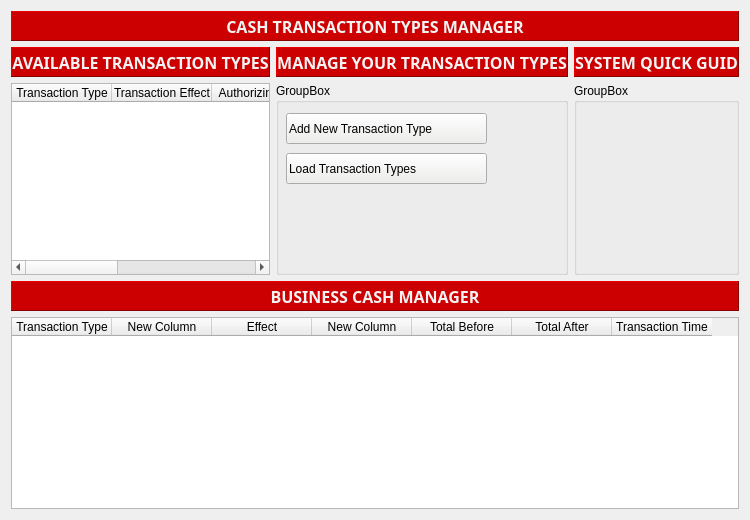
            <widget class="QWidget" name="pageTransactions">
             <layout class="QGridLayout" name="gridLayout_17">
              <item row="0" column="0">
               <layout class="QVBoxLayout" name="verticalLayout_21">
                <item>
                 <layout class="QVBoxLayout" name="verticalLayout_20">
                  <item>
                   <widget class="QLabel" name="label">
                    <property name="minimumSize">
                     <size>
                      <width>0</width>
                      <height>30</height>
                     </size>
                    </property>
                    <property name="maximumSize">
                     <size>
                      <width>16777215</width>
                      <height>30</height>
                     </size>
                    </property>
                    <property name="font">
                     <font>
                      <family>Waree</family>
                      <pointsize>12</pointsize>
                      <weight>75</weight>
                      <bold>true</bold>
                     </font>
                    </property>
                    <property name="styleSheet">
                     <string notr="true">background-color: rgb(204, 0, 0);
color: rgb(243, 243, 243);</string>
                    </property>
                    <property name="frameShape">
                     <enum>QFrame::Panel</enum>
                    </property>
                    <property name="frameShadow">
                     <enum>QFrame::Raised</enum>
                    </property>
                    <property name="text">
                     <string>CASH TRANSACTION TYPES MANAGER</string>
                    </property>
                    <property name="alignment">
                     <set>Qt::AlignCenter</set>
                    </property>
                   </widget>
                  </item>
                  <item>
                   <layout class="QHBoxLayout" name="horizontalLayout_3">
                    <item>
                     <layout class="QVBoxLayout" name="verticalLayout_22">
                      <item>
                       <widget class="QLabel" name="label_61">
                        <property name="minimumSize">
                         <size>
                          <width>0</width>
                          <height>30</height>
                         </size>
                        </property>
                        <property name="maximumSize">
                         <size>
                          <width>16777215</width>
                          <height>30</height>
                         </size>
                        </property>
                        <property name="font">
                         <font>
                          <family>Waree</family>
                          <pointsize>12</pointsize>
                          <weight>75</weight>
                          <bold>true</bold>
                         </font>
                        </property>
                        <property name="styleSheet">
                         <string notr="true">background-color: rgb(204, 0, 0);
color: rgb(243, 243, 243);</string>
                        </property>
                        <property name="frameShape">
                         <enum>QFrame::Panel</enum>
                        </property>
                        <property name="frameShadow">
                         <enum>QFrame::Raised</enum>
                        </property>
                        <property name="text">
                         <string>AVAILABLE TRANSACTION TYPES</string>
                        </property>
                        <property name="alignment">
                         <set>Qt::AlignCenter</set>
                        </property>
                       </widget>
                      </item>
                      <item>
                       <widget class="QTableWidget" name="tw_transactionTypes">
                        <column>
                         <property name="text">
                          <string>Transaction Type</string>
                         </property>
                        </column>
                        <column>
                         <property name="text">
                          <string>Transaction Effect</string>
                         </property>
                        </column>
                        <column>
                         <property name="text">
                          <string>Authorizing user</string>
                         </property>
                        </column>
                        <column>
                         <property name="text">
                          <string>View Transaction Type</string>
                         </property>
                        </column>
                        <column>
                         <property name="text">
                          <string>Delete Transaction Type</string>
                         </property>
                        </column>
                       </widget>
                      </item>
                     </layout>
                    </item>
                    <item>
                     <layout class="QVBoxLayout" name="verticalLayout_24">
                      <item>
                       <widget class="QLabel" name="label_63">
                        <property name="minimumSize">
                         <size>
                          <width>0</width>
                          <height>30</height>
                         </size>
                        </property>
                        <property name="maximumSize">
                         <size>
                          <width>16777215</width>
                          <height>30</height>
                         </size>
                        </property>
                        <property name="font">
                         <font>
                          <family>Waree</family>
                          <pointsize>12</pointsize>
                          <weight>75</weight>
                          <bold>true</bold>
                         </font>
                        </property>
                        <property name="styleSheet">
                         <string notr="true">background-color: rgb(204, 0, 0);
color: rgb(243, 243, 243);</string>
                        </property>
                        <property name="frameShape">
                         <enum>QFrame::Panel</enum>
                        </property>
                        <property name="frameShadow">
                         <enum>QFrame::Raised</enum>
                        </property>
                        <property name="text">
                         <string>MANAGE YOUR TRANSACTION TYPES</string>
                        </property>
                        <property name="alignment">
                         <set>Qt::AlignCenter</set>
                        </property>
                       </widget>
                      </item>
                      <item>
                       <widget class="QGroupBox" name="groupBox_2">
                        <property name="title">
                         <string>GroupBox</string>
                        </property>
                        <widget class="QPushButton" name="pb_addTransactionTypes">
                         <property name="geometry">
                          <rect>
                           <x>10</x>
                           <y>30</y>
                           <width>201</width>
                           <height>31</height>
                          </rect>
                         </property>
                         <property name="styleSheet">
                          <string notr="true">text-align:left;
padding-left:2px;
padding: 1.5px;
background-color: rgb(238, 238, 236);</string>
                         </property>
                         <property name="text">
                          <string>Add New Transaction Type</string>
                         </property>
                         <property name="icon">
                          <iconset resource="resources.qrc">
                           <normaloff>:/resources/icons/rss-button (1).png</normaloff>:/resources/icons/rss-button (1).png</iconset>
                         </property>
                         <property name="iconSize">
                          <size>
                           <width>24</width>
                           <height>24</height>
                          </size>
                         </property>
                        </widget>
                        <widget class="QPushButton" name="pb_loadTransactionTypes">
                         <property name="geometry">
                          <rect>
                           <x>10</x>
                           <y>70</y>
                           <width>201</width>
                           <height>31</height>
                          </rect>
                         </property>
                         <property name="styleSheet">
                          <string notr="true">text-align:left;
padding-left:2px;
padding: 1.5px;
background-color: rgb(238, 238, 236);</string>
                         </property>
                         <property name="text">
                          <string>Load Transaction Types</string>
                         </property>
                         <property name="icon">
                          <iconset resource="resources.qrc">
                           <normaloff>:/resources/new_icons_2/icons8-add-property-96.png</normaloff>:/resources/new_icons_2/icons8-add-property-96.png</iconset>
                         </property>
                         <property name="iconSize">
                          <size>
                           <width>24</width>
                           <height>24</height>
                          </size>
                         </property>
                        </widget>
                       </widget>
                      </item>
                     </layout>
                    </item>
                    <item>
                     <layout class="QVBoxLayout" name="verticalLayout_23">
                      <item>
                       <widget class="QLabel" name="label_62">
                        <property name="minimumSize">
                         <size>
                          <width>0</width>
                          <height>30</height>
                         </size>
                        </property>
                        <property name="maximumSize">
                         <size>
                          <width>16777215</width>
                          <height>30</height>
                         </size>
                        </property>
                        <property name="font">
                         <font>
                          <family>Waree</family>
                          <pointsize>12</pointsize>
                          <weight>75</weight>
                          <bold>true</bold>
                         </font>
                        </property>
                        <property name="styleSheet">
                         <string notr="true">background-color: rgb(204, 0, 0);
color: rgb(243, 243, 243);</string>
                        </property>
                        <property name="frameShape">
                         <enum>QFrame::Panel</enum>
                        </property>
                        <property name="frameShadow">
                         <enum>QFrame::Raised</enum>
                        </property>
                        <property name="text">
                         <string>SYSTEM QUICK GUID</string>
                        </property>
                        <property name="alignment">
                         <set>Qt::AlignCenter</set>
                        </property>
                       </widget>
                      </item>
                      <item>
                       <widget class="QGroupBox" name="groupBox">
                        <property name="title">
                         <string>GroupBox</string>
                        </property>
                       </widget>
                      </item>
                     </layout>
                    </item>
                   </layout>
                  </item>
                  <item>
                   <layout class="QVBoxLayout" name="verticalLayout_19">
                    <item>
                     <widget class="QLabel" name="label_60">
                      <property name="minimumSize">
                       <size>
                        <width>0</width>
                        <height>30</height>
                       </size>
                      </property>
                      <property name="maximumSize">
                       <size>
                        <width>16777215</width>
                        <height>30</height>
                       </size>
                      </property>
                      <property name="font">
                       <font>
                        <family>Waree</family>
                        <pointsize>12</pointsize>
                        <weight>75</weight>
                        <bold>true</bold>
                       </font>
                      </property>
                      <property name="styleSheet">
                       <string notr="true">background-color: rgb(204, 0, 0);
color: rgb(243, 243, 243);</string>
                      </property>
                      <property name="frameShape">
                       <enum>QFrame::Panel</enum>
                      </property>
                      <property name="frameShadow">
                       <enum>QFrame::Raised</enum>
                      </property>
                      <property name="text">
                       <string>BUSINESS CASH MANAGER</string>
                      </property>
                      <property name="alignment">
                       <set>Qt::AlignCenter</set>
                      </property>
                     </widget>
                    </item>
                    <item>
                     <widget class="QTableWidget" name="tableWidget_2">
                      <column>
                       <property name="text">
                        <string>Transaction Type</string>
                       </property>
                      </column>
                      <column>
                       <property name="text">
                        <string>New Column</string>
                       </property>
                      </column>
                      <column>
                       <property name="text">
                        <string>Effect</string>
                       </property>
                      </column>
                      <column>
                       <property name="text">
                        <string>New Column</string>
                       </property>
                      </column>
                      <column>
                       <property name="text">
                        <string>Total Before</string>
                       </property>
                      </column>
                      <column>
                       <property name="text">
                        <string>Total After</string>
                       </property>
                      </column>
                      <column>
                       <property name="text">
                        <string>Transaction Time</string>
                       </property>
                      </column>
                     </widget>
                    </item>
                   </layout>
                  </item>
                 </layout>
                </item>
               </layout>
              </item>
             </layout>
            </widget>
